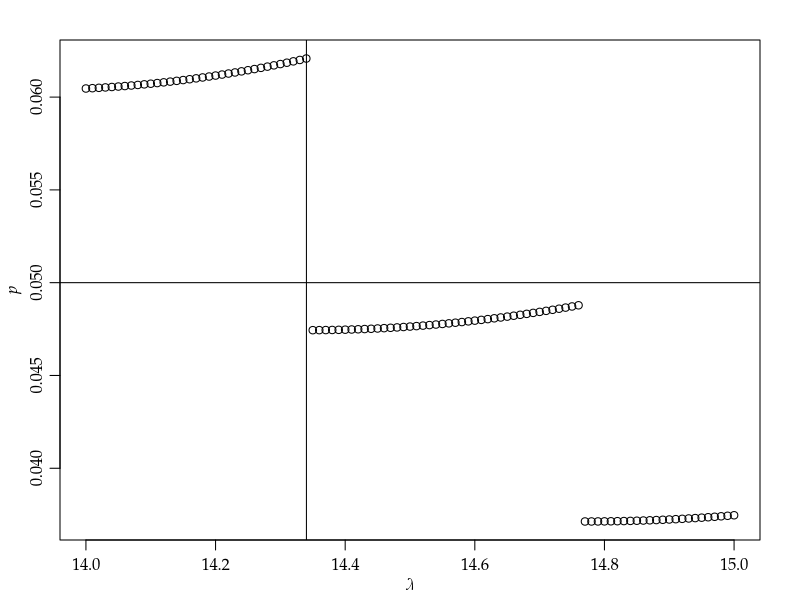

R code for this plot:
args = commandArgs()
basename = sub(".R$", "", sub("^--file=(.*/)?", "", args[grep("^--file=", args)]))
if (length(basename) != 0)
    quartz(type="pdf", file=paste0(basename, ".pdf"), width=7, height=4)
par(family="Palatino")
par(mgp=c(1.7,0.7,0)) # title and axis margins. default: c(3,1,0)
par(mar=c(3,3,2,2)) # bottom, left, top, right margins. default: c(5,4,4,2)+0.1
par(mgp=c(1.7,0.7,0)) # title and axis margins. default: c(3,1,0)
par(mar=c(3,3,2,2)) # bottom, left, top, right margins. default: c(5,4,4,2)+0.1
x = (1400:1500)/100
plot(x, sapply(x, function(x){poisson.test(7, r=x)$p.value}), type="p",
     xlab=expression(italic(λ)), ylab=expression(italic(p)))
abline(v=14.3402)
abline(h=0.05)
dev.off()
